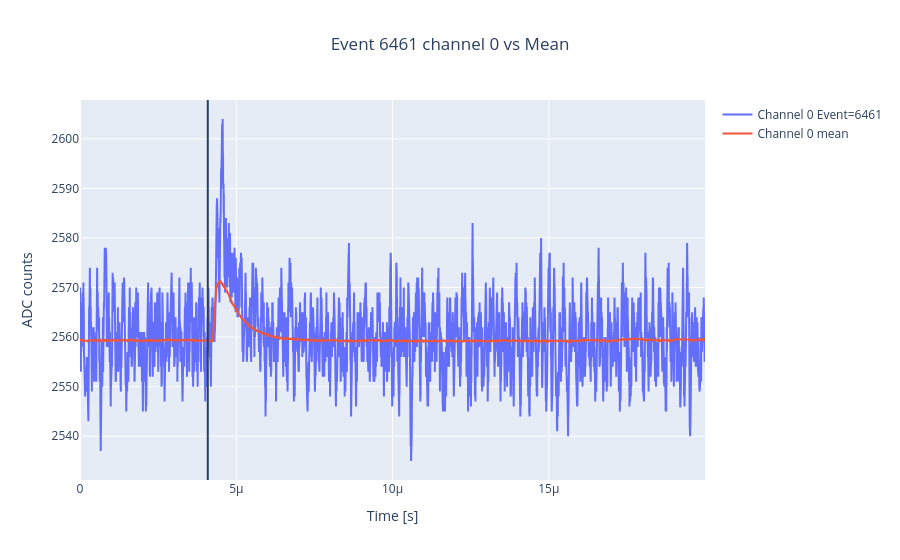

Write notebook code for a chart like this one.
### Code cell
ch=np.random.choice(channels);
event=np.random.randint(len(runs[RUN2PLOT][runs[RUN2PLOT]["NRun"][0]][ch]["RawADC"]));
ADC=runs[RUN2PLOT][runs[RUN2PLOT]["NRun"][0]][ch]["RawADC"][event]
time=np.arange(0,len(runs[RUN2PLOT][runs[RUN2PLOT]["NRun"][0]][ch]["RawADC"][event])*runs[RUN2PLOT][runs[RUN2PLOT]["NRun"][0]][c]["Sampling"],runs[RUN2PLOT][runs[RUN2PLOT]["NRun"][0]][c]["Sampling"])
lim_pedes=Lim_ped[ch]*runs[RUN2PLOT][runs[RUN2PLOT]["NRun"][0]][ch]["Sampling"]

fig=go.Figure()
fig.add_trace(go.Scatter(x=time,y=ADC,name="Channel "+str(ch)+" Event="+str(event)))
fig.add_trace(go.Scatter(x=time,y=ADC_mean[ch],name="Channel "+str(ch)+" mean"))
fig.add_vline(x=lim_pedes,name='Ped Limit'+' Channel '+str(ch))
fig.update_layout(title='Event '+str(event)+' channel '+str(ch)+' vs Mean',title_x=0.5, xaxis_title='Time [s]', yaxis_title='ADC counts')
fig.show()

### Figure 1 — Plotly figure (JSON) as saved in the notebook; plotly's stock layout.template omitted (floating-point values rounded to 4 significant figures; data arrays with more than 128 entries replaced by an {"elided": "..."} marker saying what was removed)
{"data": [{"name": "Channel 0 Event=6461", "type": "scatter", "x": {"elided": "5000 float values"}, "y": {"elided": "5000 int values"}}, {"name": "Channel 0 mean", "type": "scatter", "x": {"elided": "5000 float values"}, "y": {"elided": "5000 float values"}}], "layout": {"shapes": [{"name": "Ped Limit Channel 0", "type": "line", "x0": 4.088e-06, "x1": 4.088e-06, "xref": "x", "y0": 0, "y1": 1, "yref": "y domain"}], "title": {"text": "Event 6461 channel 0 vs Mean", "x": 0.5}, "xaxis": {"title": {"text": "Time [s]"}}, "yaxis": {"title": {"text": "ADC counts"}}}}
